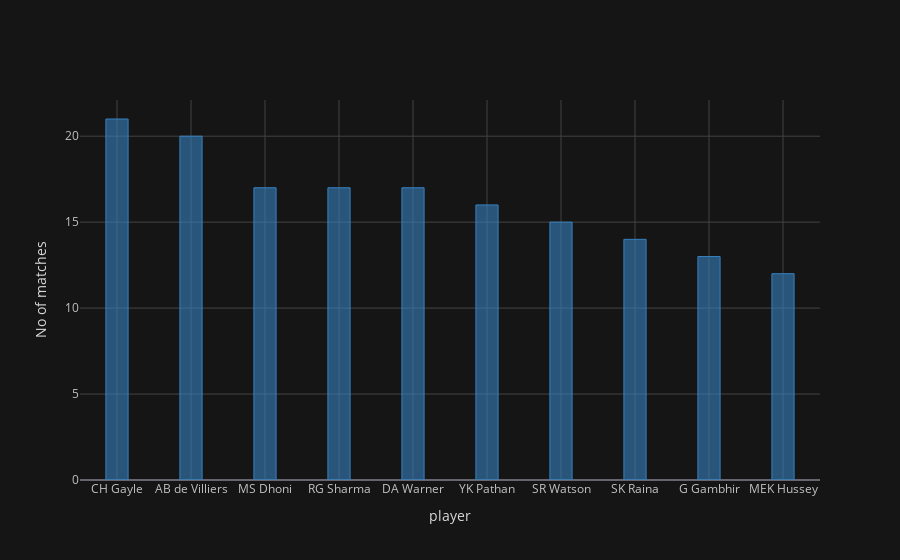

The notebook cell saved with this chart:
### Markdown cell above
### Top Players

### Code cell
d=data['player_of_match'].value_counts()[:10]
d.iplot(kind='bar',xTitle='player', yTitle='No of matches',barmode='stack', theme='solar',bargap=0.7,color='blue'
       )

### Figure 1 — Plotly figure (JSON) as saved in the notebook; plotly's stock layout.template omitted (floating-point values rounded to 4 significant figures)
{"data": [{"marker": {"color": "rgba(55, 128, 191, 0.6)", "line": {"color": "rgba(55, 128, 191, 1.0)", "width": 1}}, "name": "player_of_match", "orientation": "v", "text": "", "type": "bar", "x": ["CH Gayle", "AB de Villiers", "MS Dhoni", "RG Sharma", "DA Warner", "YK Pathan", "SR Watson", "SK Raina", "G Gambhir", "MEK Hussey"], "y": [21, 20, 17, 17, 17, 16, 15, 14, 13, 12]}], "layout": {"bargap": 0.7, "barmode": "stack", "legend": {"bgcolor": "#151516", "font": {"color": "#D9D9D9"}, "traceorder": "normal"}, "paper_bgcolor": "#151516", "plot_bgcolor": "#151516", "title": {"font": {"color": "#D9D9D9"}}, "xaxis": {"gridcolor": "#434343", "showgrid": true, "tickfont": {"color": "#C2C2C2"}, "title": {"font": {"color": "#D9D9D9"}, "text": "player"}, "zerolinecolor": "#666570"}, "yaxis": {"gridcolor": "#434343", "showgrid": true, "tickfont": {"color": "#C2C2C2"}, "title": {"font": {"color": "#D9D9D9"}, "text": "No of matches"}, "zerolinecolor": "#666570"}}}
